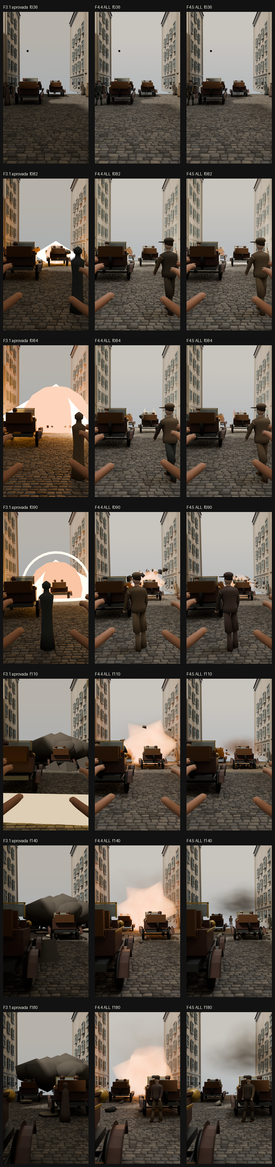
#> input picture experimentos/sarajevo_fase4_5/contatos/folha_F45_F31_F44_F45.png, 275 x 1167 px, shrunk from 696 x 2954 before the run
$ python -i analyze_f45.py   (imports and definitions only)
#> lines starting #> are read from the running program, lines starting #| are printed output that depends on the picture; after the words box and inside, x2 and y2 are one past the last pixel; in counts of white or black regions, pixels touching at a corner belong together
"""Métricas da FASE 4.4 — somente leitura de PNGs/logs/JSONs já gerados.

Não renderiza nada e não altera nenhum preview.  Saída:
  results/F45_METRICAS.json

Inclui:
  * operacional por run (tempo, RAM mínima, pico RSS, VRAM);
  * stats de cena vindas de [BUILD] (triângulos, objetos, materiais, clipping);
  * métricas espaciais Rec.709 por frame (luminância, contraste, clip, saturação,
    gradiente e 6 bandas horizontais);
  * determinismo estrutural ([F45_STATE]) e determinismo de pixels (se houver
    runs A/B/A renderizados);
  * comparação com F3.1 (via F43_METRICAS.json) e com F4.3 (F43_EXPLOSION).
"""
import os
import re
import json
import glob

import numpy as np
from PIL import Image
from scipy import ndimage

HERE = os.path.dirname(os.path.abspath(__file__))
ROOT = os.path.dirname(os.path.dirname(HERE))
F43 = os.path.join(ROOT, 'experimentos', 'sarajevo_fase4')
F44 = os.path.join(ROOT, 'experimentos', 'sarajevo_fase4_4')
FRAMES = os.path.join(HERE, 'frames')
RESULTS = os.path.join(HERE, 'results')
LOGS = os.path.join(HERE, 'logs')


# [39 lines left out: function image_metrics, not called in this run]


def dark_artifacts(path):
    """Procura manchas escuras compactas cercadas por região mais clara.

    O artefato reportado na F4.4 é um ponto preto no topo da nuvem (frame 110).
    Aqui ele é tratado como um componente conectado de luminância muito baixa
    cuja vizinhança imediata é significativamente mais clara.  A análise é
    somente leitura; não oculta nem corrige nada.
    """
#> called with path = 'contatos/folha_F45_F31_F44_F45.png'
    a = np.asarray(Image.open(path).convert('RGB'), dtype=np.float32) / 255.0
    lum = 0.2126 * a[:, :, 0] + 0.7152 * a[:, :, 1] + 0.0722 * a[:, :, 2]
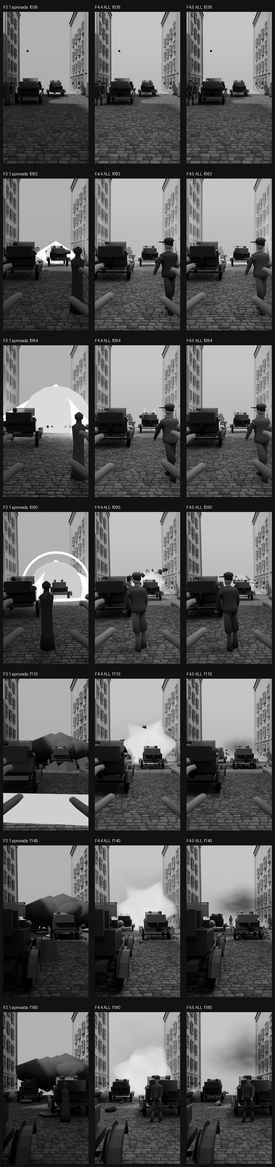
#> lum: shape (1167, 275) float32; min 0, max 1, mean 0.363
    lum8 = lum * 255.0
    core = lum8 < 14.0
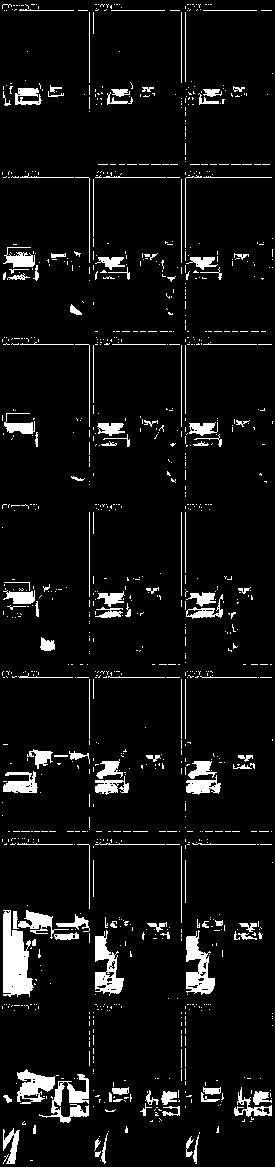
#> core: shape (1167, 275) bool; 6.6% white; 1050 white regions (916 under 20 px), largest, box (x1, y1, x2, y2) and area: (3, 910, 34, 997) 1748, (186, 930, 215, 995) 962, (95, 930, 124, 996) 902
    # Vizinhança de ~12 px: um objeto escuro isolado dentro de area clara.
    local = ndimage.uniform_filter(lum8, size=25) > 38.0
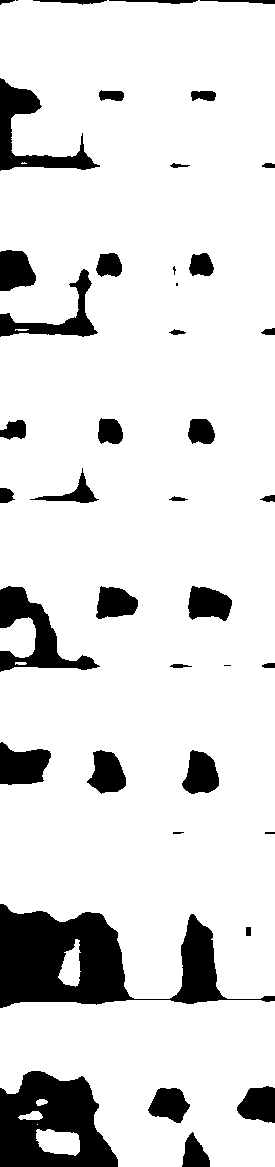
#> local: shape (1167, 275) bool; 86.7% white; 42 black regions (5 under 20 px), largest, box (x1, y1, x2, y2) and area: (0, 904, 275, 1008) 12830, (0, 1071, 118, 1167) 7609, (0, 586, 100, 672) 3075
    mask = core & local
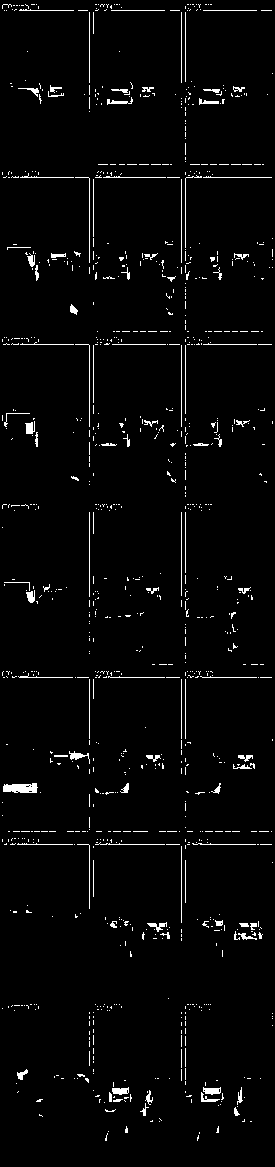
#> mask: shape (1167, 275) bool; 2.7% white in thin lines or dots
    # AScene toda é escura em algumas bandas; restringe ao terço superior
    # (onde ficava o artefato da F4.4) e ao medio, ignorando o céu puro.
    mask[:int(0.06 * lum.shape[0]), :] = False
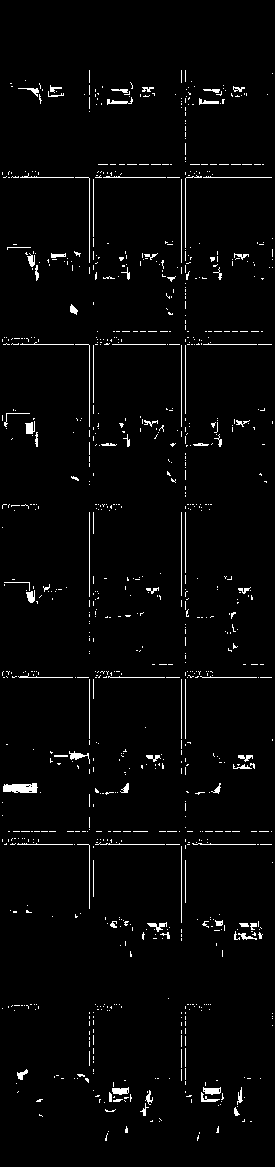
#> mask: shape (1167, 275) bool; 2.6% white in thin lines or dots
    labels, n = ndimage.label(mask)
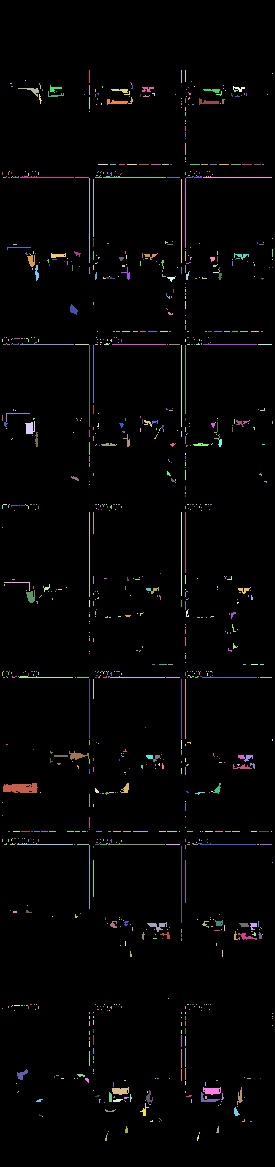
#> labels: shape (1167, 275) int32; 1095 distinct labels, from 0 to 1094; one colour per label, 0 black
#> n = 1094
    comps = []
    if n:
        objs = ndimage.find_objects(labels)
#> objs = 1094 items
        sizes = ndimage.sum(mask, labels, range(1, n + 1))
#> sizes = 1094 values, max 280 at index 772, min 1 at index 3, mean 7.55
        for i in np.argsort(sizes)[::-1][:8]:
            area = int(sizes[i])
            if area < 4:
                continue
            sl = objs[i]
            comps.append({
                'area_px': area,
                'bbox': [int(sl[1].start), int(sl[0].start),
                         int(sl[1].stop), int(sl[0].stop)],
                'lum_media_local': round(
                    float(ndimage.uniform_filter(lum8, size=25)[sl].mean()), 1),
            })
#> this loop made 8 passes
#> (i, area) on passes 1 to 8: (772, 280), (1043, 103), (1042, 99), (379, 92), (727, 92), (143, 85), (517, 85), (519, 84)
#> after the loop, comps = 8 items
    return {
        'pixels_muito_escuros_pct': round(float(100.0 * np.mean(core)), 3),
        'componentes_suspeitos': comps,
        'total_componentes_suspeitos': len(comps),
    }


# [206 lines left out: functions temporal_metrics, summary_run, parse_build, parse_state, sha256, _pixel_diff and 2 more, not called in this run]


# [2 lines not run here, left out]

>>> result = dark_artifacts('contatos/folha_F45_F31_F44_F45.png')
#> result = 3 items
